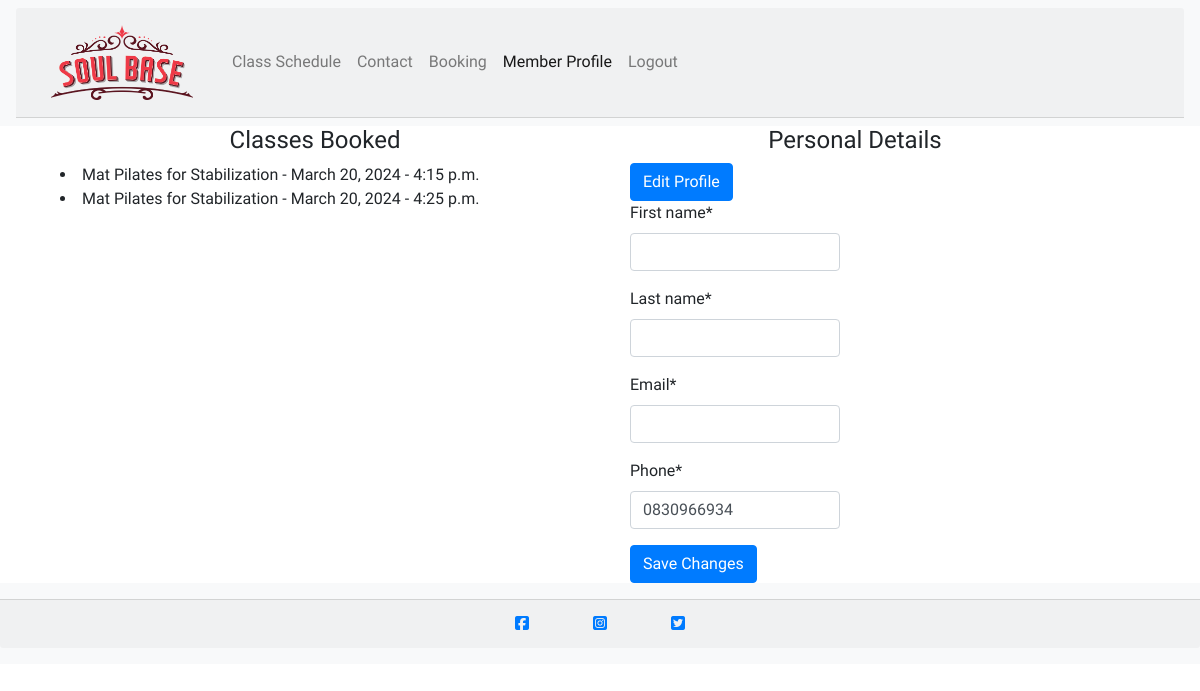
The page /member/ (signed in) on the database as committed earlier.
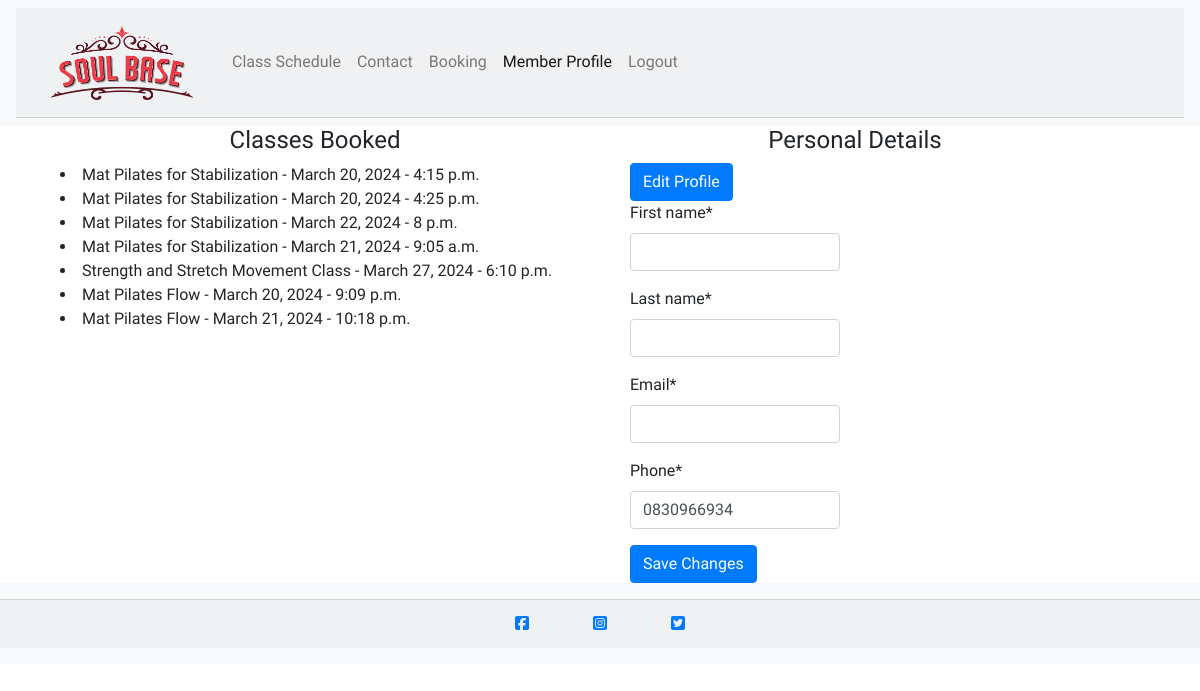
The same page on the database as committed later.
### class_booking/models.py (models this page shows, shortened)
class Booking(models.Model):
    booking_id = models.AutoField(primary_key=True)
    member = models.ForeignKey(UserProfile, on_delete=models.CASCADE)
    booked_class = models.ForeignKey(ClassDetail, on_delete=models.CASCADE)
    class_date = models.DateField()
    class_time = models.TimeField()

class ClassDetail(models.Model):
    DURATION_CHOICES = [
        ('Mat Pilates for Stabilization', '30 minutes'),
        ('Mat Pilates Flow', '45 minutes'),
        ('Strength and Stretch Movement Class', '60 minutes'),
    ]
    CLASS_CHOICES = [
        ('Mat Pilates for Stabilization', 'Mat Pilates for Stabilization'),
        ('Mat Pilates Flow', 'Mat Pilates Flow'),
        ('Strength and Stretch Movement Class', 'Strength and Stretch Movement Class'),
    ]
    class_id = models.AutoField(primary_key=True)
    class_name = models.CharField(max_length=100, choices=CLASS_CHOICES)
    description = models.TextField()
    price = models.DecimalField(max_digits=8, decimal_places=2)
    duration = models.CharField(max_length=50, choices=DURATION_CHOICES)
    capacity = models.IntegerField(validators=[MinValueValidator(1)])
    def __str__(self):
        return self.class_name

### member/views.py (the view)
# urls.py: path('', views.member_profile, name='member')
def member_profile(request):
    if request.user.is_authenticated:
        user_profile = UserProfile.objects.get(member=request.user)
        booked_classes = Booking.objects.filter(member = user_profile)
        if request.method == 'POST':
            form = UserProfileForm(request.POST, instance=user_profile)
            if form.is_valid():
                form.save()
                return redirect('member')
        else:
            form = UserProfileForm(instance=user_profile)
        context = {
            'booked_classes':booked_classes,
            'user_profile': user_profile,
            'form': form
                    }
        return render(request, "member/member_profile.html",context )
    else:
        return redirect('login')

### member/forms.py (shortened to what this page needs)
class UserProfileForm(forms.ModelForm):
    class Meta:
        model = UserProfile
        fields = ['phone']
    def __init__(self, *args, **kwargs):
        super(UserProfileForm, self).__init__(*args, **kwargs)
        self.fields['first_name'] = forms.CharField(max_length=50, required=True)
        self.fields['last_name'] = forms.CharField(max_length=50, required=True)
        self.fields['email'] = forms.EmailField(max_length=200, required=True)

### member/templates/member/member_profile.html (shortened to what this page needs)
{% extends "base.html" %}
{% load crispy_forms_tags %}
{% block content %}
<div class="container">
    <div class="row col-md-12">
        <div class="col-md-6">
            <h4 class="text-center">Classes Booked</h4>
            {% for booking in booked_classes %}
              <li>{{ booking.booked_class }} - {{ booking.class_date }} - {{ booking.class_time }}</li>
            {% endfor %}
        </div>
        <div class="col-md-6">
            <h4 class="text-center">Personal Details</h4>
            <div class="container">
                <div class="col-md-6">
                    <button type="button" class="btn btn-primary" data-toggle="modal" data-target="#editProfileModal">
                        Edit Profile
                    </button>
                </div>
            </div>
            <div class="container">
                <div class="col-md-6">
                    <form method="post">
                        {{ form.first_name|as_crispy_field }}
                        {{ form.last_name|as_crispy_field }}
                        {{ form.email|as_crispy_field }}
                        {{ form.phone|as_crispy_field }}
                        <button type="submit" class="btn btn-primary">Save Changes</button>
                    </form>
                </div>
            </div>
        </div>
    </div>
</div>
{% endblock %}

Rows that differ between the two databases and show on the page:
added Booking: booked_class "Mat Pilates for Stabilization", class_date "March 22, 2024", class_time "8 p.m."
added Booking: booked_class "Mat Pilates for Stabilization", class_date "March 21, 2024", class_time "9:05 a.m."
added Booking: booked_class "Strength and Stretch Movement Class", class_date "March 27, 2024", class_time "6:10 p.m."
added Booking: booked_class "Mat Pilates Flow", class_date "March 20, 2024", class_time "9:09 p.m."
added Booking: booked_class "Mat Pilates Flow", class_date "March 21, 2024", class_time "10:18 p.m."
